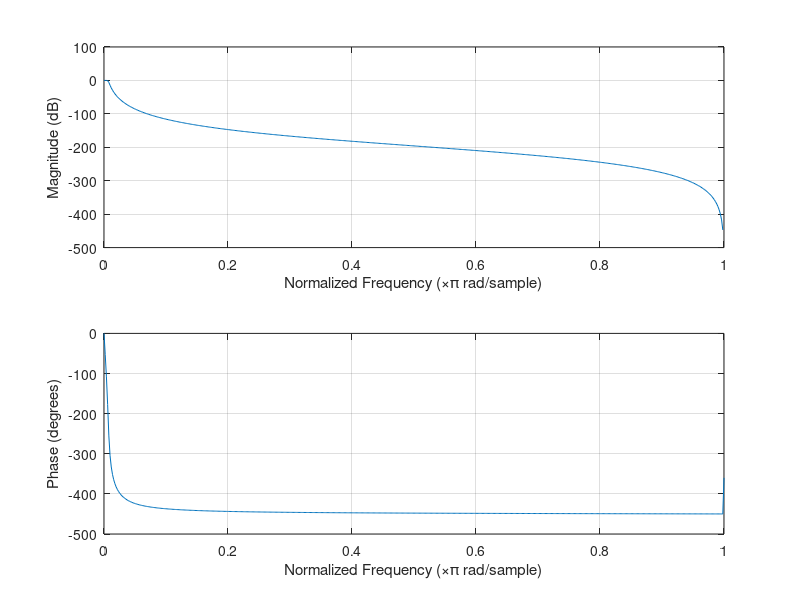

Source code (MATLAB):
fs = 44100;
x = wgn(1,2*fs,1);

%Filter
[b,a] = butter(5,0.007,'low');
freqz(b,a);
kick = filter(b,a,x);
[b,a] = butter(8,0.008,'low');

%Amplify and add zero padding
kick = kick*7;
sample = kick;
sample = kick(1:fs/9);
clear kick;

%Generate envelope using linearly spaced vectors
A = linspace(0, 0.6, (length(sample)*0.1)); %Attack
D = linspace(0.6, 0.5,(length(sample)*0.1)); %Decay
S = linspace(0.5, 0.5,(length(sample)*0.3)); %Delay/Sustain
R = linspace(0.5, 0,(length(sample)*0.3)); %Release

ADSR = [A D S R] ; %make a matrix

dif = length(sample) - length(ADSR); %find out the difference

envelope = cat(2, ADSR, zeros(1,dif)); %Zero pad the envelope
sample = sample.*envelope; %Apply the envelope
kick = sample;
audiowrite('kick1.wav',kick,fs);


